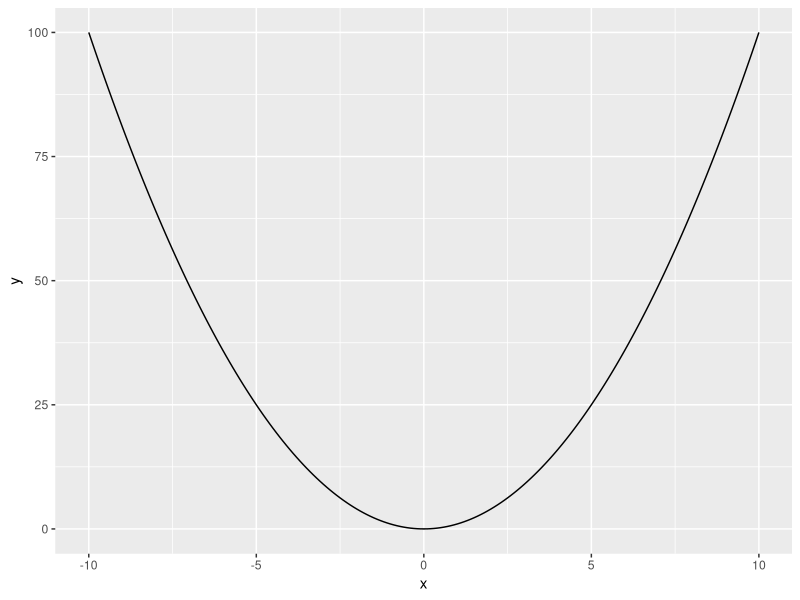

Generate this figure with R:
###exercise 1
##plot a graph with x^2 on the y-axis and x on the x-axis
library(ggplot2)
x <- seq(-10,10,0.1)
y<-x^2
qplot(x,y, geom = "line")
